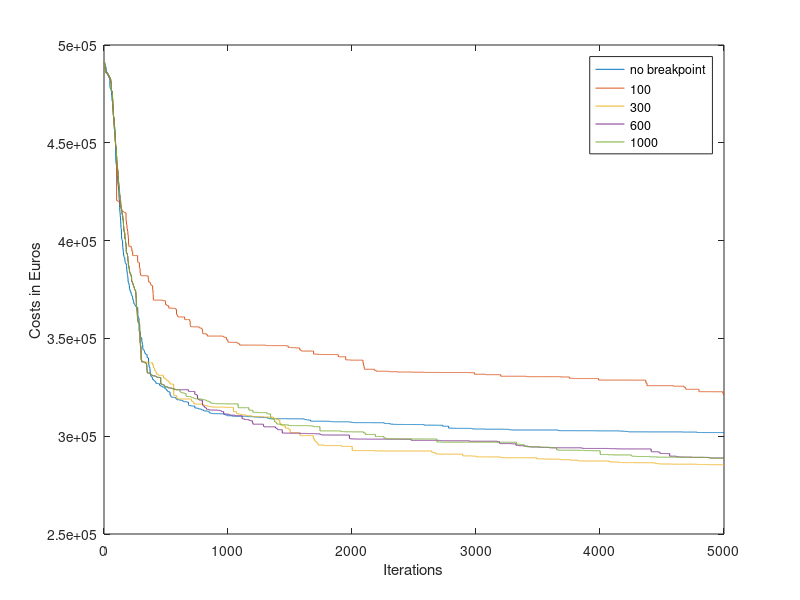
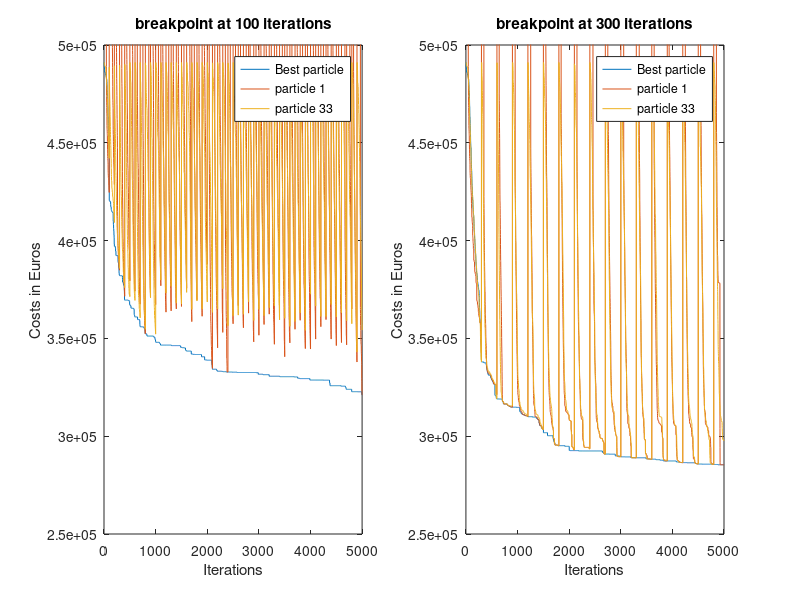

The MATLAB script that drew these images, in order:
clear all; clc; close all

load break0
result0 = RESULTS;
load break100
result100 = RESULTS;
load break300
result300 = RESULTS;
load break600
result600 = RESULTS;
load break1000
result1000 = RESULTS;
clear RESULTS


plot(result0.objectives(34,:))
hold on
plot(result100.objectives(34,:))
plot(result300.objectives(34,:))
plot(result600.objectives(34,:))
plot(result1000.objectives(34,:))
xlabel('Iterations')
ylabel('Costs in Euros')
axis([0 5000 2.5e5 5e5])
legend('no breakpoint', '100', '300', '600', '1000')
hold off

figure()
subplot(1,2,1)
plot(result100.objectives(34,:))
hold on
plot(result100.objectives([1 33],:)')
hold off
axis([0 5000 2.5e5 5e5])
legend('Best particle', 'particle 1', 'particle 33')
xlabel('Iterations')
ylabel('Costs in Euros')
title('breakpoint at 100 iterations')

subplot(1,2,2)
plot(result300.objectives(34,:))
hold on
plot(result300.objectives([1 33],:)')
axis([0 5000 2.5e5 5e5])
legend('Best particle', 'particle 1', 'particle 33')
xlabel('Iterations')
ylabel('Costs in Euros')
title('breakpoint at 300 iterations')

% figure()
% plot(result300.meanSimilarity)
% 
% figure()
% plot(result100.meanSimilarity)
%%
iterations= 5001;
inc = -100*diff(result300.objectives(34,:))./result300.objectives(34,1:end-1);
out = accumarray(ceil((1:numel(inc))/50)',inc(:),[],@mean);
out = resample(out,50,1);
% figure()
% plot(out);
% axis([0 iterations 0 max(out)*1.2+0.00001])
% 
% allpos = inc(inc > 0);
% figure()
% histogram(allpos)


% meanSim = result300.meanSimilarity;
% allpos = inc(inc > 0.0001);
% allSim = meanSim(inc > 0.0001);
% figure()
% qqplot(allSim,allpos')
% [R p]=corrcoef(allSim,allpos')
